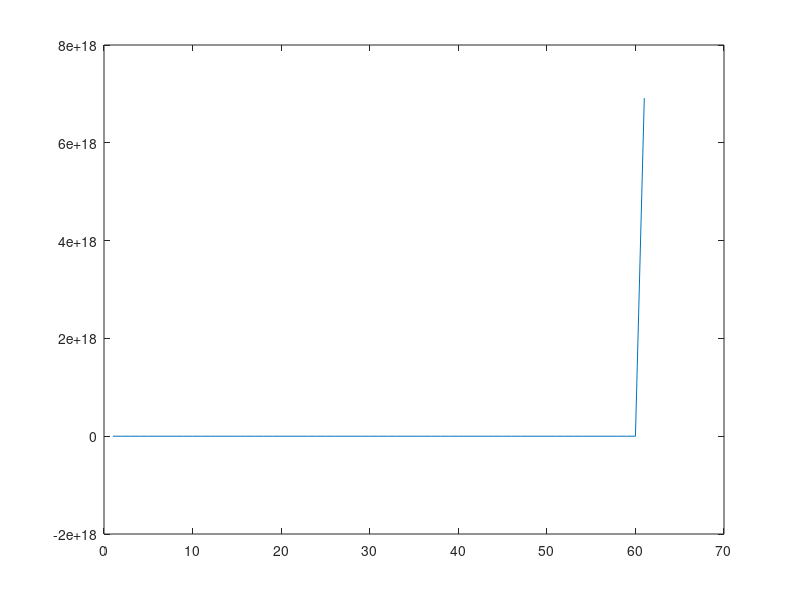
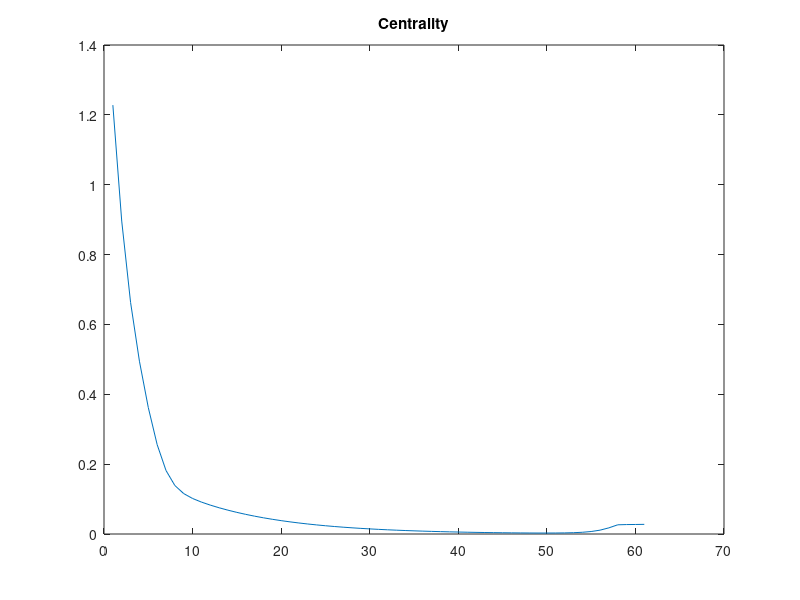
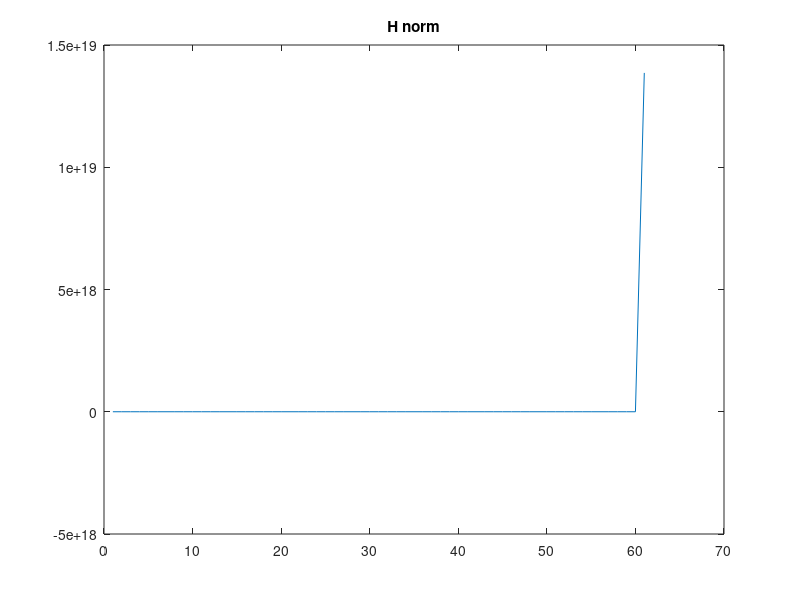
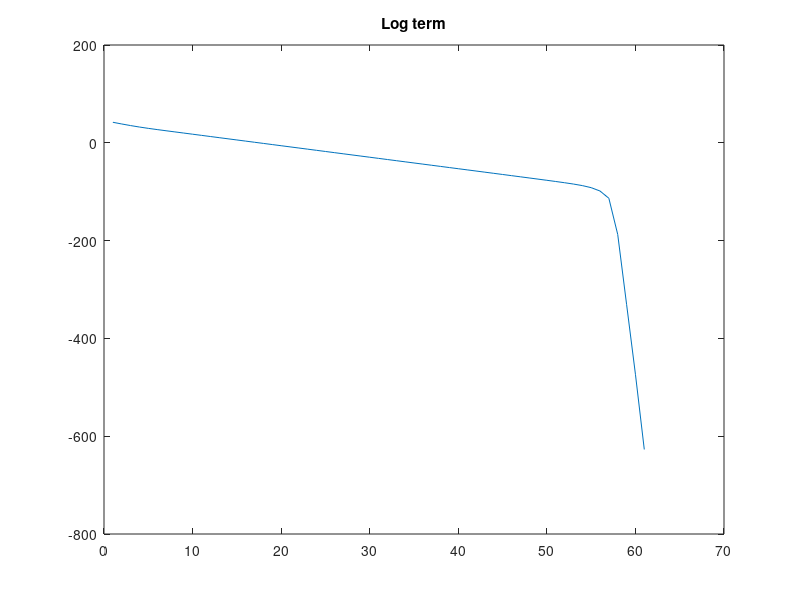

The MATLAB script that drew these images, in order:
%In this test we solve the atd direction and take a step that 
% satisfies the bound that will keep mu positive
% and x feasible
%When lambda is small enough we change all variables and achieve linear feasibility.
format compact
 close all
%Define a feasible lp
m = 10;
n = 20;

A = randn(m,n);
x_0 = rand(n,1);
s_0 = rand(n,1);
b = A*x_0;
c = A'*randn(m,1)+s_0;

%Define some initial points 
x_0 = rand(n,1);
s_0 = rand(n,1);
y_0 = randn(m,1);
t_0 = 1;
k_0 = 1;
o_0 = 1;

%move the starting point far off center
x_0(1) = 1.e-10
s_0(1) = 1.e-10

%Form the initial residuals
pr = -A*x_0+t_0*b;
dr = A'*y_0+s_0-t_0*c;
gr = c'*x_0-b'*y_0+k_0;
mu_0 = x_0'*s_0+t_0*k_0;
mu_0 = mu_0/(n+1);

G =[ [zeros(m)   A    -b  pr];...
     [-A'     zeros(n) c  dr];...
     [b'        -c'    0  gr];
     [-pr'      -dr'  -gr 0 ]];

rho = (n+sqrt(n));
sigma = (n+1)/rho;

%------------------------------------------
max_iter = 1360;
phi = @(x,s,t,k) -sum(log(x))+1/(2*(x'*s+t*k)^2)*(s.*x)'*(s.*x)-2*s'*x/(x'*s+t*k)-log(t)-log(k)+rho*log(x'*s+t*k);
hnorm = @(x,s,t,k) 1/(s'*x+t*k)^2*((s.*x)'*(s.*x)+t^2*k^2) - n
cent = @(x,s,t,k) norm([x;t].*[s;k]-(x'*s+t*k)/(n+1));
logt = @(x,s,t,k) rho*log(x'*s+t*k);
fter = @(x,s,t,k) -sum(log(x))-log(t)-log(k)
logph = @(x,s,t,k)  hnorm(x,s,t,k)+logt(x,s,t,k)

cent_hist = zeros(max_iter,1);
phi_hist = zeros(max_iter,1);
hnorm_hist = zeros(max_iter,1);
logt_hist = zeros(max_iter,1);
fter_hist = zeros(max_iter,1);
logph_hist = zeros(max_iter,1);
o_hist     = zeros(max_iter,1);
linf_hist  = zeros(max_iter,1);
tomu_hist  = zeros(max_iter,1);
xds_dsx    = zeros(max_iter,1);
%-----------------------------------------


i = 0;
k = k_0;
t = t_0;
x = x_0;
y = y_0;
s = s_0;
o = o_0;
mu = mu_0;
for iter = 1:max_iter
    %Evaluate the potential
    phi_hist(iter) = phi(x,s,t,k);
    cent_hist(iter) = cent(x,s,t,k);
    hnorm_hist(iter) = hnorm(x,s,t,k);
    logt_hist(iter)  = logt(x,s,t,k);
    fter_hist(iter) = fter(x,s,t,k);
    logph_hist(iter) = logph(x,s,t,k);
    o_hist(iter)     = o;
    tomu_hist(iter)  = o*mu_0/mu;
  
    %Check that the linear constraints are satisfied
    linf_hist(iter) = norm(G*[y;x;t;o]-[zeros(m,1);s;k;0]+[zeros(m+n+1,1);mu_0*(n+1)]);
%Solve for the direction
    %Evaluate the hessian
    muH = mu*diag(x.^(-2));
    mkot = mu*k/t; 

    %Evaluate the residuals
    pra = A*x-t*b+o*pr;
    dra = -A'*y-s+t*c+o*dr;
    gra = b'*y-c'*x + o*gr -k;
    thra= -pr'*y-dr'*x-gr*t+mu_0*(n+1);
    npra = norm(pra);
    ndra = norm(dra);
    ngra = norm(gra);
    nthra= norm(thra);
    %form the rhs
    rhs = ...
    [zeros(m,1);...
    -s+mu*sigma*x.^(-1);...
    -k+mu*sigma*1/t;...
    0];

    G(m+1:m+n,m+1:m+n) = muH;
    G(m+n+1,m+n+1)     = mkot;

    %Solve for the direction
    d   = G\rhs;
    d   = G\(-G*d+rhs);
    d   = G\(-G*d+rhs);
    d   = G\(-G*d+rhs);
    d   = G\(-G*d+rhs);
    d   = G\(-G*d+rhs);
    d   = G\(-G*d+rhs);
    d   = G\(-G*d+rhs);
    d   = G\(-G*d+rhs);
    dy  = d(1:m);
    dx  = d(m+1:m+n);
    dt  = d(m+n+1);
    dth = d(m+n+2);
    ds  = rhs(m+1:n+m)-muH*dx;
    dk  = rhs(m+n+1)-mkot*dt;

    %Numerical erro
    n_err = G*d-rhs;
    nn_err=norm(n_err);
    neq_lin = norm([A*dx-dt*b+pr*dth;-A'*dy-ds+dt*c+dth*dr;b'*dy-c'*dx+gr*dth-k;-pr'*dy-dr'*dx-gr*dt])

    %History for the terms with dz
    xds_dsx(iter) = rho/mu*(dx'*s + dt*k + ds'*x+dk*t);
    
    %Calculate lambda
    lambdasq = (dx./x)'*(dx./x)+dt^2*k/t+dk^2*t/k;
    lambda = sqrt(lambdasq);
    lambdasq_nu = lambdasq/(n+1);
    lambda_nu   = lambda/sqrt(n+1);
    alpha = 1/(1+(1-sigma)*(1+lambda_nu)+lambdasq_nu);
    alpha = min(alpha,1/(1+lambda));

    %Infeasibility of the full dual step
    dual_inf = min(s+ds);
    fprintf('Iter %i: lambda %3.3d, mu %3.3d, ||dr||: %3.3d, ||pr||: %3.3d, ||gr||: %3.3d, ||thra|| %3.3d, s_: %3.3d, norm err: %3.3d, inf s%3.3d dsTdx %3.3g',iter,lambda,mu,ndra,npra,ngra,nthra,dual_inf,nn_err,min(s),ds'*dx+dt*dk);
    
   if(min(s)<0)
    fprintf('**')
   end
%Take the step on all 
    y = y+alpha*dy;
    x = x+alpha*dx;
    s = s+alpha*ds;
    t = t+alpha*dt;
    k = k+alpha*dk;
    o = o+alpha*dth;
%Update mu 
    mu = x'*s+t*k;
    mu = mu/(n+1);
    fprintf('\n')
  
    if(mu < 1.e-16 || min(x) <0 || t<0 ||k <0 )
        if(min(x)<0)
            fprintf('Primal is infeasible!');
        end
        if(t<0)
            fprintf('Tau infeasible');
        end
        if(k<0)
            fprintf('Kappa infeasible');
        end
        if(mu<1.e-16)
            fprintf('Mu < 1.e-16')
            fprintf('Mu %f\n',mu)
        end
        phi_hist = phi_hist(1:iter);
        cent_hist = cent_hist(1:iter);
        hnorm_hist = hnorm_hist(1:iter);
        fter_hist = fter_hist(1:iter);
        logt_hist = logt_hist(1:iter);
        logph_hist= logph_hist(1:iter);
        o_hist = o_hist(1:iter);
        linf_hist = linf_hist(1:iter);
        tomu_hist = tomu_hist(1:iter);
        xds_dsx   = xds_dsx(1:iter);
        break

    end

end
plot(phi_hist)
figure 
plot(cent_hist)
title('Centrality')
figure
plot(hnorm_hist)
title('H norm')
figure
plot(logt_hist)
title('Log term')
figure
plot(fter_hist)
title('fter')
figure
plot(logph_hist)
title('\rho \log x^Ts + 1/\mu||s+\mu g(x)||')
figure
plot(o_hist)
title('theta')
figure
plot(linf_hist)
figure
plot(tomu_hist)
title('\frac{\theta\mu_0}{\mu}')
figure
plot(xds_dsx)
title('\delta x^Ts + \delta s^T x')
fprintf('\n')

